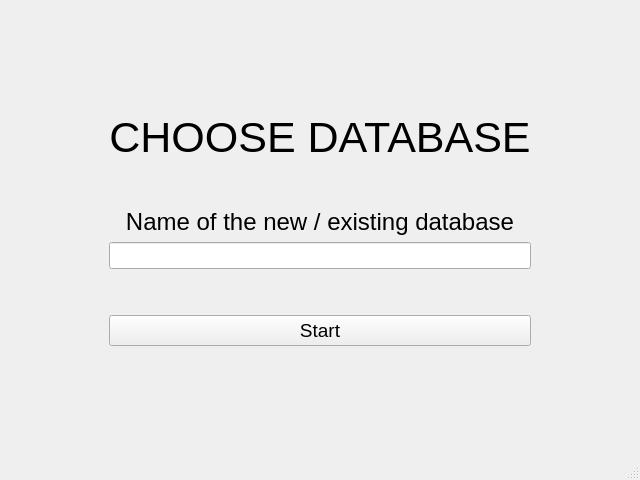
<?xml version="1.0" encoding="UTF-8"?>
<ui version="4.0">
 <class>MainWindow</class>
 <widget class="QMainWindow" name="MainWindow">
  <property name="geometry">
   <rect>
    <x>0</x>
    <y>0</y>
    <width>640</width>
    <height>480</height>
   </rect>
  </property>
  <property name="windowTitle">
   <string>MainWindow</string>
  </property>
  <widget class="QWidget" name="centralWidget">
   <layout class="QGridLayout" name="gridLayout">
    <item row="1" column="0" colspan="2">
     <widget class="QStackedWidget" name="stackedWidget">
      <property name="currentIndex">
       <number>0</number>
      </property>
      <widget class="QWidget" name="chooseDatabaseWidget">
       <layout class="QGridLayout" name="gridLayout_2">
        <item row="0" column="0">
         <spacer name="verticalSpacer_2">
          <property name="orientation">
           <enum>Qt::Vertical</enum>
          </property>
          <property name="sizeHint" stdset="0">
           <size>
            <width>20</width>
            <height>40</height>
           </size>
          </property>
         </spacer>
        </item>
        <item row="2" column="1">
         <layout class="QVBoxLayout" name="verticalLayout">
          <item>
           <widget class="QLabel" name="titleLabel">
            <property name="font">
             <font>
              <pointsize>32</pointsize>
             </font>
            </property>
            <property name="text">
             <string>CHOOSE DATABASE</string>
            </property>
            <property name="alignment">
             <set>Qt::AlignCenter</set>
            </property>
           </widget>
          </item>
          <item>
           <spacer name="verticalSpacer_4">
            <property name="orientation">
             <enum>Qt::Vertical</enum>
            </property>
            <property name="sizeType">
             <enum>QSizePolicy::Fixed</enum>
            </property>
            <property name="sizeHint" stdset="0">
             <size>
              <width>20</width>
              <height>40</height>
             </size>
            </property>
           </spacer>
          </item>
          <item>
           <widget class="QLabel" name="dbNameLabel">
            <property name="font">
             <font>
              <pointsize>18</pointsize>
             </font>
            </property>
            <property name="text">
             <string>Name of the new / existing database</string>
            </property>
            <property name="alignment">
             <set>Qt::AlignCenter</set>
            </property>
           </widget>
          </item>
          <item>
           <widget class="QLineEdit" name="dbNameLineEdit">
            <property name="font">
             <font>
              <pointsize>12</pointsize>
             </font>
            </property>
            <property name="text">
             <string/>
            </property>
           </widget>
          </item>
          <item>
           <spacer name="verticalSpacer">
            <property name="orientation">
             <enum>Qt::Vertical</enum>
            </property>
            <property name="sizeType">
             <enum>QSizePolicy::Fixed</enum>
            </property>
            <property name="sizeHint" stdset="0">
             <size>
              <width>20</width>
              <height>40</height>
             </size>
            </property>
           </spacer>
          </item>
          <item>
           <widget class="QPushButton" name="startButton">
            <property name="font">
             <font>
              <pointsize>14</pointsize>
             </font>
            </property>
            <property name="text">
             <string>Start</string>
            </property>
           </widget>
          </item>
         </layout>
        </item>
        <item row="2" column="0">
         <spacer name="horizontalSpacer">
          <property name="orientation">
           <enum>Qt::Horizontal</enum>
          </property>
          <property name="sizeHint" stdset="0">
           <size>
            <width>40</width>
            <height>20</height>
           </size>
          </property>
         </spacer>
        </item>
        <item row="2" column="2">
         <spacer name="horizontalSpacer_2">
          <property name="orientation">
           <enum>Qt::Horizontal</enum>
          </property>
          <property name="sizeHint" stdset="0">
           <size>
            <width>40</width>
            <height>20</height>
           </size>
          </property>
         </spacer>
        </item>
        <item row="3" column="0">
         <spacer name="verticalSpacer_3">
          <property name="orientation">
           <enum>Qt::Vertical</enum>
          </property>
          <property name="sizeHint" stdset="0">
           <size>
            <width>20</width>
            <height>40</height>
           </size>
          </property>
         </spacer>
        </item>
       </layout>
      </widget>
      <widget class="QWidget" name="viewDatabaseWidget">
       <layout class="QGridLayout" name="gridLayout_4">
        <item row="0" column="0">
         <layout class="QGridLayout" name="gridLayout_3">
          <item row="6" column="2">
           <widget class="QLineEdit" name="nameLineEdit">
            <property name="maxLength">
             <number>25</number>
            </property>
           </widget>
          </item>
          <item row="2" column="3">
           <widget class="QPushButton" name="deleteButton">
            <property name="text">
             <string>Delete</string>
            </property>
           </widget>
          </item>
          <item row="8" column="1">
           <widget class="QLabel" name="ageLabel">
            <property name="font">
             <font>
              <pointsize>12</pointsize>
             </font>
            </property>
            <property name="text">
             <string>age</string>
            </property>
            <property name="alignment">
             <set>Qt::AlignRight|Qt::AlignTrailing|Qt::AlignVCenter</set>
            </property>
           </widget>
          </item>
          <item row="7" column="2">
           <widget class="QLineEdit" name="surnameLineEdit">
            <property name="maxLength">
             <number>45</number>
            </property>
           </widget>
          </item>
          <item row="2" column="1">
           <widget class="QLabel" name="removeLabel">
            <property name="font">
             <font>
              <pointsize>12</pointsize>
             </font>
            </property>
            <property name="text">
             <string>ID</string>
            </property>
            <property name="alignment">
             <set>Qt::AlignRight|Qt::AlignTrailing|Qt::AlignVCenter</set>
            </property>
           </widget>
          </item>
          <item row="8" column="2">
           <widget class="QLineEdit" name="ageLineEdit"/>
          </item>
          <item row="0" column="1" colspan="3">
           <widget class="QTableView" name="tableView">
            <property name="focusPolicy">
             <enum>Qt::ClickFocus</enum>
            </property>
            <property name="editTriggers">
             <set>QAbstractItemView::NoEditTriggers</set>
            </property>
           </widget>
          </item>
          <item row="7" column="1">
           <widget class="QLabel" name="surnameLabel">
            <property name="font">
             <font>
              <pointsize>12</pointsize>
             </font>
            </property>
            <property name="text">
             <string>surname</string>
            </property>
            <property name="alignment">
             <set>Qt::AlignRight|Qt::AlignTrailing|Qt::AlignVCenter</set>
            </property>
           </widget>
          </item>
          <item row="2" column="2">
           <widget class="QLineEdit" name="deleteLineEdit">
            <property name="maxLength">
             <number>25</number>
            </property>
           </widget>
          </item>
          <item row="6" column="3" rowspan="3">
           <widget class="QPushButton" name="addButton">
            <property name="sizePolicy">
             <sizepolicy hsizetype="Minimum" vsizetype="Expanding">
              <horstretch>0</horstretch>
              <verstretch>0</verstretch>
             </sizepolicy>
            </property>
            <property name="font">
             <font>
              <pointsize>14</pointsize>
             </font>
            </property>
            <property name="text">
             <string>Add</string>
            </property>
           </widget>
          </item>
          <item row="6" column="1">
           <widget class="QLabel" name="nameLabel">
            <property name="font">
             <font>
              <pointsize>12</pointsize>
             </font>
            </property>
            <property name="text">
             <string>name</string>
            </property>
            <property name="alignment">
             <set>Qt::AlignRight|Qt::AlignTrailing|Qt::AlignVCenter</set>
            </property>
           </widget>
          </item>
          <item row="4" column="1" colspan="3">
           <widget class="Line" name="line">
            <property name="orientation">
             <enum>Qt::Horizontal</enum>
            </property>
           </widget>
          </item>
          <item row="1" column="2">
           <spacer name="databaseVerticalSpacer">
            <property name="orientation">
             <enum>Qt::Vertical</enum>
            </property>
            <property name="sizeType">
             <enum>QSizePolicy::Fixed</enum>
            </property>
            <property name="sizeHint" stdset="0">
             <size>
              <width>20</width>
              <height>15</height>
             </size>
            </property>
           </spacer>
          </item>
          <item row="5" column="2">
           <spacer name="verticalSpacer_5">
            <property name="orientation">
             <enum>Qt::Vertical</enum>
            </property>
            <property name="sizeType">
             <enum>QSizePolicy::Fixed</enum>
            </property>
            <property name="sizeHint" stdset="0">
             <size>
              <width>20</width>
              <height>5</height>
             </size>
            </property>
           </spacer>
          </item>
          <item row="3" column="2">
           <spacer name="verticalSpacer_6">
            <property name="orientation">
             <enum>Qt::Vertical</enum>
            </property>
            <property name="sizeType">
             <enum>QSizePolicy::Fixed</enum>
            </property>
            <property name="sizeHint" stdset="0">
             <size>
              <width>20</width>
              <height>5</height>
             </size>
            </property>
           </spacer>
          </item>
         </layout>
        </item>
       </layout>
      </widget>
     </widget>
    </item>
   </layout>
  </widget>
  <widget class="QStatusBar" name="statusBar"/>
 </widget>
 <layoutdefault spacing="6" margin="11"/>
 <tabstops>
  <tabstop>dbNameLineEdit</tabstop>
  <tabstop>startButton</tabstop>
  <tabstop>deleteLineEdit</tabstop>
  <tabstop>deleteButton</tabstop>
  <tabstop>nameLineEdit</tabstop>
  <tabstop>surnameLineEdit</tabstop>
  <tabstop>ageLineEdit</tabstop>
  <tabstop>addButton</tabstop>
  <tabstop>tableView</tabstop>
 </tabstops>
 <resources/>
 <connections/>
</ui>
